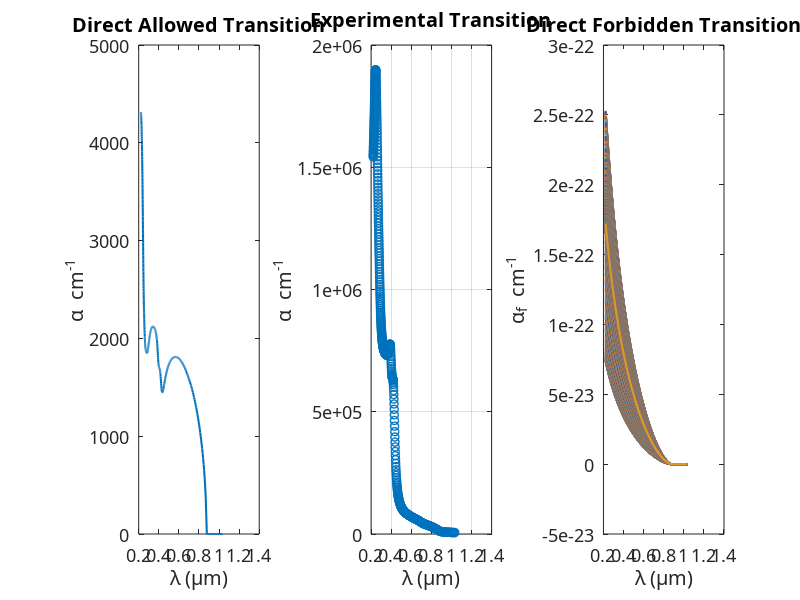

Write the MATLAB code that produced this figure. (Note: this script raises an error after producing the figure.)
clc;
clearvars;
close all;
format long;
set(0,'DefaultAxesFontName', 'Latex');
set(0,'DefaultAxesFontSize', 13);

%% Loading data
data   = importdata('GaAs2.txt');
lambda = data(:,1);
lambda = lambda.*1e-6; %m
n      = data(:,2);
k      = data(:,3);
m0     = 9.11e-31;
q      = 1.6e-19;
eps0   = 8.854e-12;

%% physical constants
me     = 0.063*m0;
mh     = 0.5*m0;
mr     = me*mh/(me+mh);
h      = 6.624e-34;
hcut   = h/(2*pi);
c      = 3e8;
Eg     = 1.42*q;
fcv    = 23*q;
fcvf   = fcv/1000;
eps    = 12.9*eps0;

nr     = mean(n); %added from abid's memory

%% Lab Task 1: Compare 'alpha' from 'k' with 'alpha' obtained from formula (using 'n')

E       = h*c./lambda;
% allowed transition
alpha   = q^2*sqrt(m0)./(4*pi*hcut^2*eps*c.*n).*(2*mr/m0)^1.5 .*(fcv./E).*(E-Eg).^0.5;

% forbidden transition
alphaf  = q^2*sqrt(m0)/(6*pi*hcut^2*eps*c*n) ...
            .*(2*mr/m0)^2.5 .*(fcvf./E).*(E-Eg).^1.5;  %1/m
%considering dispersion, so used n

figure(1);
% yyaxis left;
subplot(131)
plot(lambda/1e-6, alpha/100,'Linewidth', 1.5);
xlabel ('\lambda (\mum)');
ylabel('\alpha  cm^{-1}');
title('Direct Allowed Transition');
hold on;

% yyaxis right;
subplot(132)
plot(lambda/1e-6, 4*pi*k./lambda/100,'o','Linewidth', 1);
xlabel ('\lambda (\mum)');
ylabel('\alpha  cm^{-1}');
grid on;
title(sprintf("Comparison of \\alpha for %s", 'GaAs'));
title('Experimental Transition');


% figure(2)
subplot(133)
% Direct Forbidden Transition
% subplot(121) %related to 73 no line
plot(lambda/1e-6, alphaf/100,'Linewidth', 1.5);
xlabel ('\lambda (\mum)');
ylabel('\alpha_f  cm^{-1}');
title('Direct Forbidden Transition');
subtitle(sprintf(string));
grid on;
